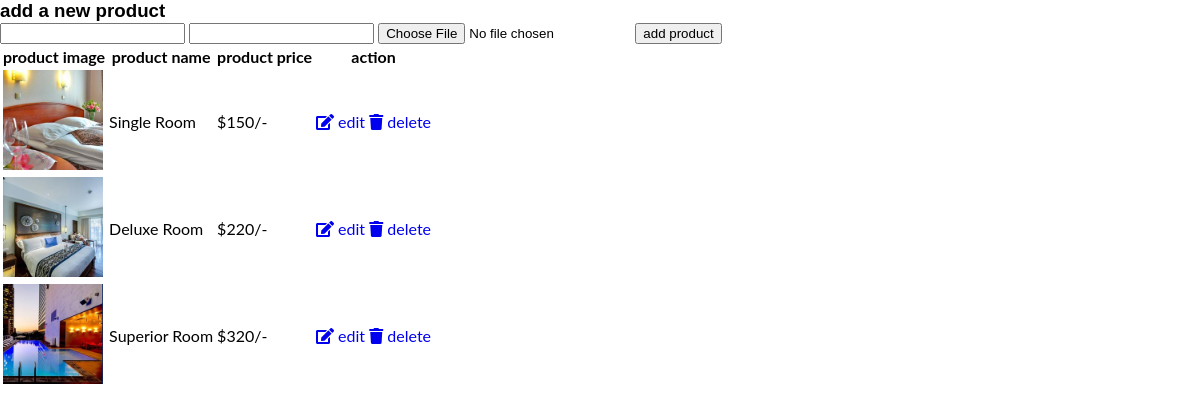
Page /admin/admin_page.php on the committed database.
### tables this page shows
CREATE TABLE `products` (
  `id` int(255) NOT NULL,
  `name` varchar(255) NOT NULL,
  `price` varchar(255) NOT NULL,
  `image` varchar(255) NOT NULL,
  `description` varchar(255) NOT NULL,
  `status` varchar(20) NOT NULL DEFAULT 'available'
);

### admin/admin_page.php (the view, shortened to what this page needs)
<!DOCTYPE html>
<html lang="en">
<head>
   <link rel="stylesheet" href="https://cdnjs.cloudflare.com/ajax/libs/font-awesome/5.15.4/css/all.min.css">
   <link rel="stylesheet" href="css/style.css">
</head>
<body>
<div class="container">
   <div class="admin-product-form-container">
      <form action="<?php $_SERVER['PHP_SELF'] ?>" method="post" enctype="multipart/form-data">
         <h3>add a new product</h3>
         <input type="text" placeholder="enter product name" name="product_name" class="box">
         <input type="number" placeholder="enter product price" name="product_price" class="box">
         <input type="file" accept="image/png, image/jpeg, image/jpg" name="product_image" class="box">
         <input type="submit" class="btn" name="add_product" value="add product">
      </form>
   </div>
   <?php
   $select = mysqli_query($conn, "SELECT * FROM products");
   ?>
   <div class="product-display">
      <table class="product-display-table">
         <thead>
         <tr>
            <th>product image</th>
            <th>product name</th>
            <th>product price</th>
            <th>action</th>
         </tr>
         </thead>
         <?php while($row = mysqli_fetch_assoc($select)){ ?>
         <tr>
            <td><img src="uploaded_img/<?php echo $row['image']; ?>" height="100" alt=""></td>
            <td><?php echo $row['name']; ?></td>
            <td>$<?php echo $row['price']; ?>/-</td>
            <td>
               <a href="admin_update.php?edit=<?php echo $row['id']; ?>" class="btn"> <i class="fas fa-edit"></i> edit </a>
               <a href="admin_page.php?delete=<?php echo $row['id']; ?>" class="btn"> <i class="fas fa-trash"></i> delete </a>
            </td>
         </tr>
      <?php } ?>
      </table>
   </div>
</div>
</body>
</html>

### css/style.css (style rules this page uses)
html, body { margin:0; font-size: 100%; font-family: 'Lato', sans-serif; background: #fff; }
body a { text-decoration:none; transition:0.5s all; -webkit-transition:0.5s all; -moz-transition:0.5s all; -o-transition:0.5s all; -ms-transition:0.5s all; }
input[type="button"],input[type="submit"] { transition:0.5s all; -webkit-transition:0.5s all; -moz-transition:0.5s all; -o-transition:0.5s all; -ms-transition:0.5s all; }
h1,h2,h3,h4,h5,h6 { margin:0; font-family: 'Federo', sans-serif; font-weight: 600; }

### rows in the picture
products: image (picture), name "Single Room", price "150"
products: image (picture), name "Deluxe Room", price "220"
products: image (picture), name "Superior Room", price "320"
